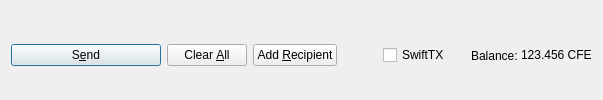
         <widget class="QFrame" name="frame_Send">
          <layout class="QHBoxLayout" name="horizontalLayout">
           <property name="bottomMargin">
            <number>0</number>
           </property>
           <item>
            <widget class="QPushButton" name="sendButton">
             <property name="minimumSize">
              <size>
               <width>150</width>
               <height>0</height>
              </size>
             </property>
             <property name="toolTip">
              <string>Confirm the send action</string>
             </property>
             <property name="text">
              <string>S&amp;end</string>
             </property>
             <property name="icon">
              <iconset resource="../coffee.qrc">
               <normaloff>:/icons/send</normaloff>:/icons/send</iconset>
             </property>
             <property name="autoDefault">
              <bool>false</bool>
             </property>
             <property name="default">
              <bool>true</bool>
             </property>
            </widget>
           </item>
           <item>
            <widget class="QPushButton" name="clearButton">
             <property name="sizePolicy">
              <sizepolicy hsizetype="Minimum" vsizetype="Fixed">
               <horstretch>0</horstretch>
               <verstretch>0</verstretch>
              </sizepolicy>
             </property>
             <property name="toolTip">
              <string>Clear all fields of the form.</string>
             </property>
             <property name="text">
              <string>Clear &amp;All</string>
             </property>
             <property name="icon">
              <iconset resource="../coffee.qrc">
               <normaloff>:/icons/remove</normaloff>:/icons/remove</iconset>
             </property>
             <property name="autoDefault">
              <bool>false</bool>
             </property>
            </widget>
           </item>
           <item>
            <widget class="QPushButton" name="addButton">
             <property name="toolTip">
              <string>Send to multiple recipients at once</string>
             </property>
             <property name="text">
              <string>Add &amp;Recipient</string>
             </property>
             <property name="icon">
              <iconset resource="../coffee.qrc">
               <normaloff>:/icons/add</normaloff>:/icons/add</iconset>
             </property>
             <property name="autoDefault">
              <bool>false</bool>
             </property>
            </widget>
           </item>
           <item>
            <spacer name="horizontalSpacer">
             <property name="orientation">
              <enum>Qt::Horizontal</enum>
             </property>
             <property name="sizeHint" stdset="0">
              <size>
               <width>40</width>
               <height>20</height>
              </size>
             </property>
            </spacer>
           </item>
           <item>
            <layout class="QHBoxLayout" name="horizontalLayout_2">
             <property name="spacing">
              <number>3</number>
             </property>
             <item>
              <widget class="QCheckBox" name="checkSwiftTX">
               <property name="enabled">
                <bool>true</bool>
               </property>
               <property name="minimumSize">
                <size>
                 <width>85</width>
                 <height>0</height>
                </size>
               </property>
               <property name="text">
                <string>SwiftTX</string>
               </property>
              </widget>
             </item>
             <item>
              <widget class="QLabel" name="label">
               <property name="text">
                <string>Balance:</string>
               </property>
              </widget>
             </item>
             <item>
              <widget class="QLabel" name="labelBalance">
               <property name="sizePolicy">
                <sizepolicy hsizetype="Preferred" vsizetype="Fixed">
                 <horstretch>0</horstretch>
                 <verstretch>0</verstretch>
                </sizepolicy>
               </property>
               <property name="cursor">
                <cursorShape>IBeamCursor</cursorShape>
               </property>
               <property name="text">
                <string notr="true">123.456 CFE</string>
               </property>
               <property name="textInteractionFlags">
                <set>Qt::LinksAccessibleByMouse|Qt::TextSelectableByKeyboard|Qt::TextSelectableByMouse</set>
               </property>
              </widget>
             </item>
            </layout>
           </item>
          </layout>
         </widget>
